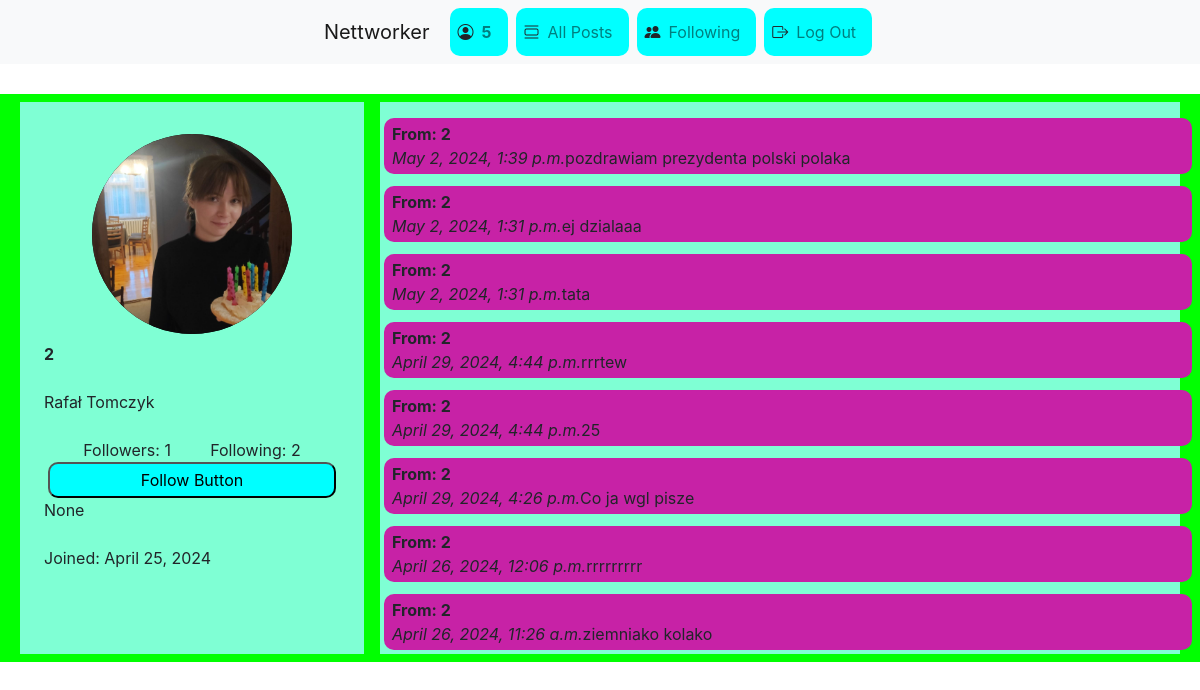
The page /profile/2/ (signed in) on the database its author committed.
### network/models.py (models this page shows, shortened)
class User(AbstractUser):
    first_name = models.CharField(max_length=50)
    last_name = models.CharField(max_length=50)
    description = models.CharField(max_length=255, default="", null=True, blank=True)
    profilePicture = models.ImageField(null=True, blank=True, upload_to="images")

class Followers(models.Model):
    user_id = models.ForeignKey(User, on_delete=models.CASCADE, related_name="is_following")
    follower_id = models.ForeignKey(User, on_delete=models.CASCADE, related_name="followed_by")

class Post(models.Model):
    content = models.CharField(max_length=255)
    user = models.ForeignKey(User, on_delete=models.CASCADE)
    date = models.DateTimeField(auto_now_add=True)

### network/views.py (the view)
# urls.py: path("profile/<str:username>/", views.profile, name="profile"),
def profile(request, username):
    user_profile_info = User.objects.get(username=username)
    if not user_profile_info.profilePicture:
        user_profile_info.profilePicture = settings.STATIC_URL + 'images/default.jpg'
    user_posts = Post.objects.filter(user=user_profile_info).order_by("-date")
    return render(request, "network/profile.html", {'user_profile_info': user_profile_info, 'posts': user_posts, 'logged_in_user': request.user})

### network/templates/network/profile.html (shortened to what this page needs)
{% extends "network/layout.html" %}
{% load static %}
{% block head %}
    <link rel="stylesheet" href="{% static 'network/profile.css' %}">
{% endblock %}
{% block body %}
    <div class="content">
        <div class="left-row">
            <div class="profile-image-container">
                <img class="profile-image" src="{{ user_profile_info.profilePicture.url }}" alt="Profile Picture">
            </div>
            <b>{{ user_profile_info.username }}</b>
            <br>
            {{ user_profile_info.first_name }}
            {{ user_profile_info.last_name }}
            <br>
            <br>
            <div class="followers-stats">
                <div>
                    Followers: {{user_profile_info.followed_by.all|length}}
                </div>
                <div>
                    Following: {{user_profile_info.is_following.all|length}}
                </div>
            </div>
            {% if request.user.username != user_profile_info.username %}
            <button class="action-button">Follow Button</button>
            {% endif %}
            <div class="description">
                {{ user.description }}
            </div>
            <br>
            Joined: {{ user.date_joined.date}}
        </div>
        <div class="right-row">
            {% if posts %}
                <div class="posts-container">
                    {% for post in posts %}
                        <div class="post">
                            <div class="first-row">
                                <b>From: {{ post.user.username }}</b>
                                <br>
                                <i>{{ post.date }}</i>
                            </div>
                            <br>
                            {{ post.content }}
                        </div>
                    {% endfor %}
                </div>
            {% else %}
                <div class="loader">No posts from this user yet.</div>
            {% endif %}
        </div>
    </div>
{% endblock %}

### network/templates/network/layout.html (shortened to what this page needs)
{% load static %}
<!DOCTYPE html>
<html lang="en">
    <head>
        <link rel="stylesheet" href="https://stackpath.bootstrapcdn.com/bootstrap/4.4.1/css/bootstrap.min.css">
        <link rel="stylesheet" href="https://cdn.jsdelivr.net/npm/bootstrap-icons@1.5.0/font/bootstrap-icons.css">
        <link href="{% static 'network/styles.css' %}" rel="stylesheet">
        {% block head %}
        {% endblock %}
    </head>
    <body>
        <nav class="navbar navbar-expand-lg navbar-light bg-light sticky-top">
            <a class="navbar-brand" href="#">Nettworker</a>
            <div>
              <ul class="navbar-nav mr-auto">
                {% if user.is_authenticated %}
                    <li class="nav-item">
                        <i class="bi bi-person-circle"></i>
                        <a class="nav-link" href="{% url 'profile' user.username%}"><strong>{{ user.username }}</strong></a>
                    </li>
                {% endif %}
                <li class="nav-item">
                    <i class="bi bi-view-list"></i>
                    <a class="nav-link" href="{% url 'index' %}">All Posts</a>
                </li>
                {% if user.is_authenticated %}
                    <li class="nav-item">
                        <i class="bi bi-people-fill"></i>
                        <a class="nav-link" href="{% url 'following' %}">Following</a>
                    </li>
                    <li class="nav-item">
                        <i class="bi bi-box-arrow-right"></i>
                        <a class="nav-link" href="{% url 'logout' %}">Log Out</a>
                    </li>
                {% endif %}
              </ul>
            </div>
          </nav>
        <div class="body">
            {% block body %}
            {% endblock %}
        </div>
    </body>
</html>

### network/static/network/styles.css (style rules this page uses)
.content { max-width: 1200px; margin: auto; margin-top: 30px; margin-bottom: 30px; padding: 8px 20px; background-color: rgb(1, 255, 1); }
.navbar { display: flex; align-items: center; justify-content: center; }
.nav-item { margin: 0 4px; background-color: aqua; border-radius: 10px; display: flex; align-items: center; justify-content: center; padding: 4px 8px; }
.action-button { margin: 0 4px; background-color: aqua; border-radius: 10px; display: flex; align-items: center; justify-content: center; padding: 4px 8px; }
.post { background-color: rgb(199, 34, 166); border-radius: 10px; padding: 4px 8px; margin-top: 12px; width: 80ch; display: flex; }

### network/static/network/profile.css (style rules this page uses)
.content { display: flex; }
.left-row { width: 360px; display: flex; flex-direction: column; padding: 24px; margin-right: 16px; background-color: aquamarine; }
.right-row { width: 800px; display: flex; flex-direction: column; padding: 4px; background-color: aquamarine; }
.profile-image-container { display: flex; align-items: center; justify-content: center; }
.profile-image { width: 200px; height: 200px; border-radius: 100%; object-fit: cover; background-color: black; margin: 8px 20px; }
.followers-stats { display: flex; justify-content:space-evenly; }

### rows shown on the page
User: username "5", description "None", date_joined "April 25, 2024"
User: profilePicture (picture), username "2", first_name "Rafał", last_name "Tomczyk", followed_by.all|length "1", is_following.all|length "2"
Post: user.username "2", date "May 2, 2024, 1:39 p.m.", content "pozdrawiam prezydenta polski polaka"
Post: user.username "2", date "May 2, 2024, 1:31 p.m.", content "ej dzialaaa"
Post: user.username "2", date "May 2, 2024, 1:31 p.m.", content "tata"
Post: user.username "2", date "April 29, 2024, 4:44 p.m.", content "rrrtew"
Post: user.username "2", date "April 29, 2024, 4:44 p.m.", content "25"
Post: user.username "2", date "April 29, 2024, 4:26 p.m.", content "Co ja wgl pisze"
Post: user.username "2", date "April 26, 2024, 12:06 p.m.", content "rrrrrrrrr"
Post: user.username "2", date "April 26, 2024, 11:26 a.m.", content "ziemniako kolako"
